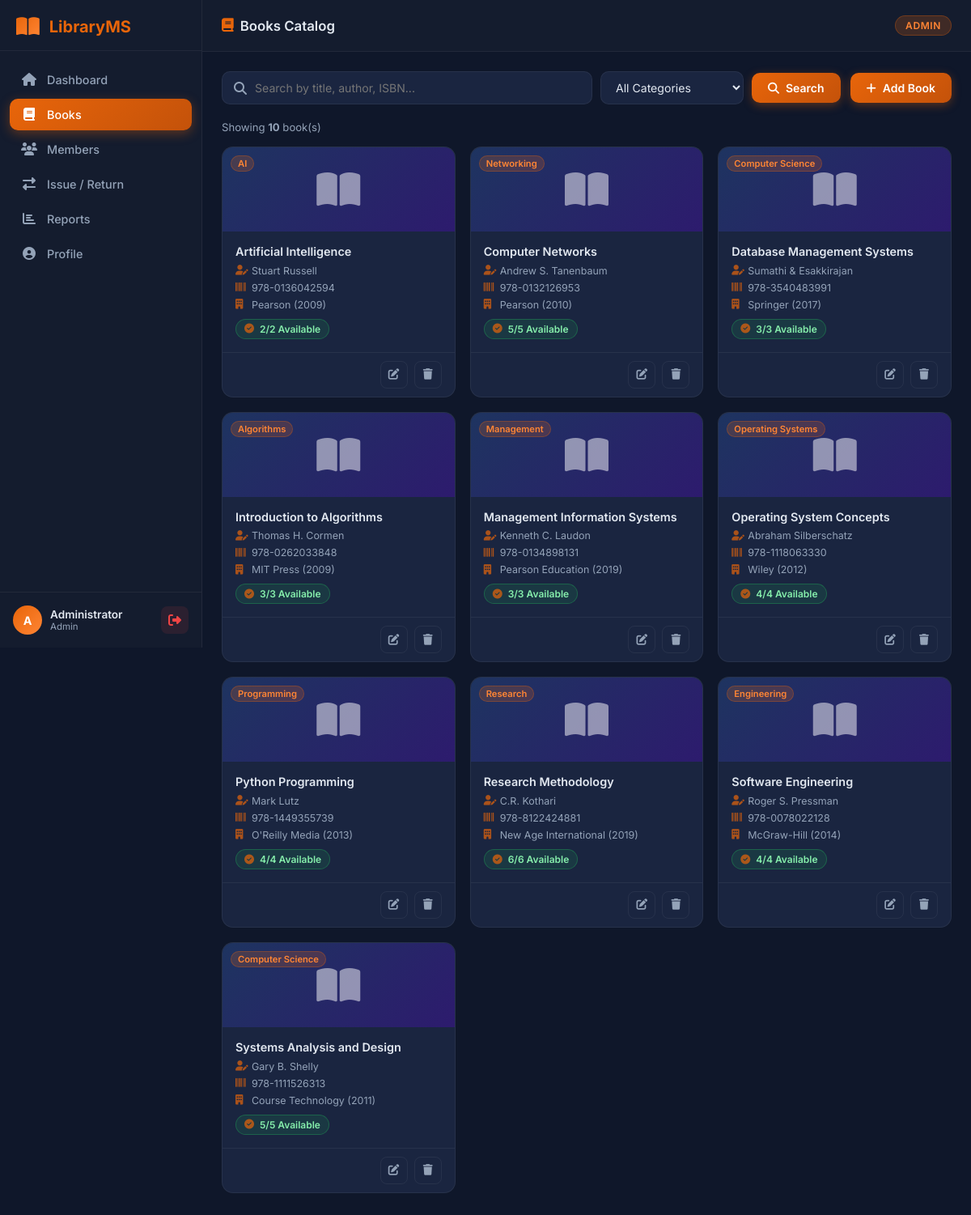
The page /books (signed in) on the database as committed earlier.
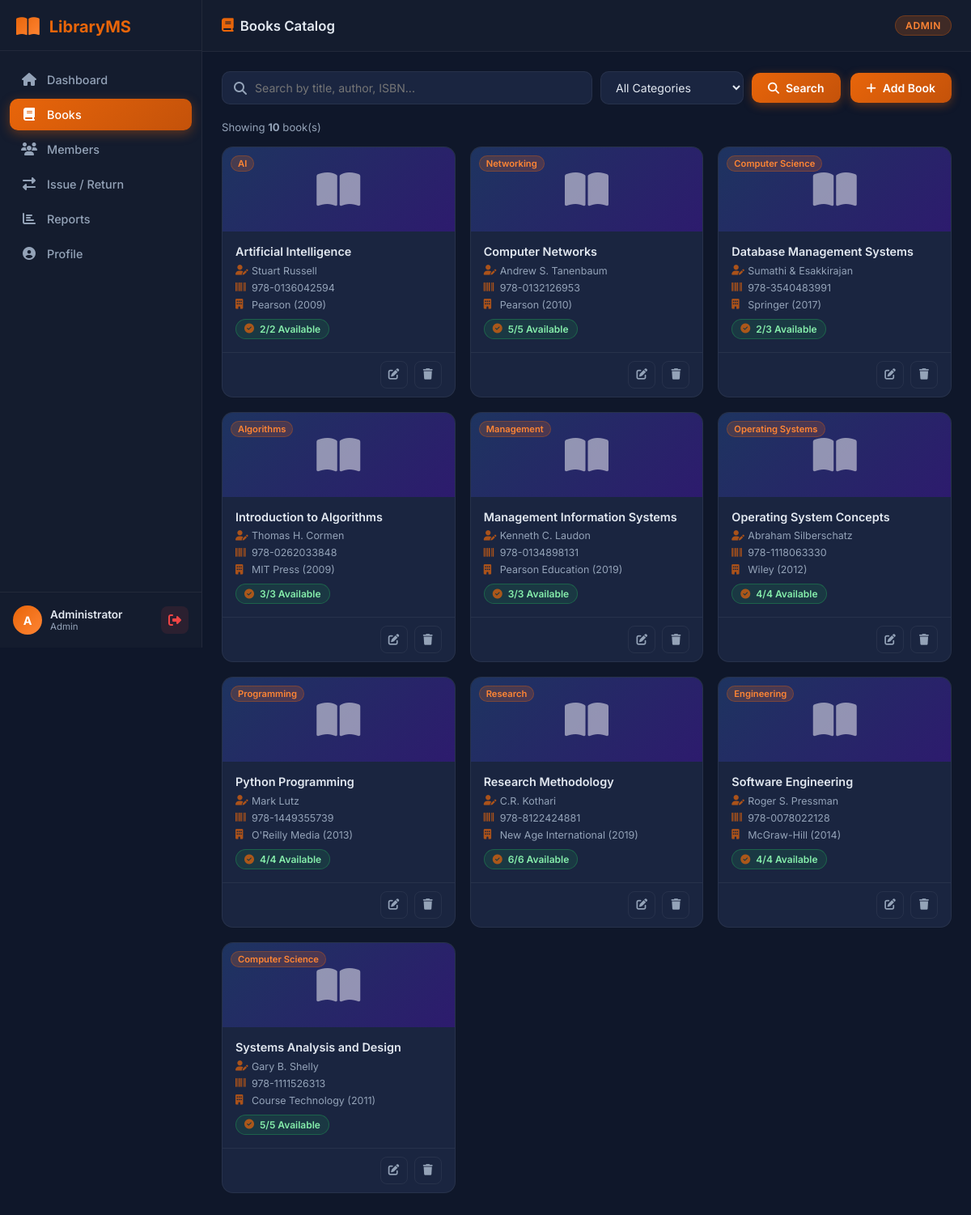
The same page on the database as committed later.
### tables this page shows
CREATE TABLE books (
            id INTEGER PRIMARY KEY AUTOINCREMENT,
            title TEXT NOT NULL,
            author TEXT NOT NULL,
            isbn TEXT UNIQUE,
            category TEXT,
            publisher TEXT,
            year INTEGER,
            total_copies INTEGER DEFAULT 1,
            available_copies INTEGER DEFAULT 1,
            description TEXT,
            added_date TEXT DEFAULT CURRENT_DATE
        );

### app.py (the view)
@app.route('/books')
@login_required
def books():
    q = request.args.get('q', '')
    cat = request.args.get('category', '')
    conn = get_db()
    query = 'SELECT * FROM books WHERE 1=1'
    params = []
    if q:
        query += ' AND (title LIKE ? OR author LIKE ? OR isbn LIKE ?)'
        params += [f'%{q}%', f'%{q}%', f'%{q}%']
    if cat:
        query += ' AND category = ?'
        params.append(cat)
    query += ' ORDER BY title'
    all_books = conn.execute(query, params).fetchall()
    categories = conn.execute('SELECT DISTINCT category FROM books ORDER BY category').fetchall()
    conn.close()
    return render_template('books.html', books=all_books, categories=categories, q=q, selected_cat=cat)

### app.py (called while the page is built)
def get_db():
    conn = sqlite3.connect(DATABASE)
    conn.row_factory = sqlite3.Row
    return conn

def login_required(f):
    @wraps(f)
    def decorated(*args, **kwargs):
        if 'user_id' not in session:
            flash('Please login to continue.', 'warning')
            return redirect(url_for('login'))
        return f(*args, **kwargs)
    return decorated

### templates/books.html (shortened to what this page needs)
{% extends 'base.html' %}
{% block page_title %}<i class="fas fa-book"></i> Books Catalog{% endblock %}
{% block content %}
<div class="page-actions">
    <form class="search-form" method="GET">
        <div class="search-bar">
            <i class="fas fa-search"></i>
            <input type="text" name="q" placeholder="Search by title, author, ISBN..." value="{{ q }}">
        </div>
        <select name="category" class="filter-select">
            <option value="">All Categories</option>
        </select>
        <button type="submit" class="btn-primary"><i class="fas fa-search"></i> Search</button>
    </form>
    {% if session.role == 'admin' %}
    <a href="{{ url_for('add_book') }}" class="btn-primary"><i class="fas fa-plus"></i> Add Book</a>
    {% endif %}
</div>
<div class="results-info">
    Showing <strong>{{ books|length }}</strong> book(s)
</div>
<div class="books-grid">
    {% for book in books %}
    <div class="book-card">
        <div class="book-cover">
            <i class="fas fa-book-open"></i>
            <span class="book-cat-badge">{{ book.category or 'General' }}</span>
        </div>
        <div class="book-info">
            <h3 class="book-title" title="{{ book.title }}">{{ book.title }}</h3>
            <p class="book-author"><i class="fas fa-user-pen"></i> {{ book.author }}</p>
            <p class="book-isbn"><i class="fas fa-barcode"></i> {{ book.isbn or 'N/A' }}</p>
            <p class="book-publisher"><i class="fas fa-building"></i> {{ book.publisher or 'N/A' }} ({{ book.year or '-' }})</p>
            <div class="book-availability">
                <span class="avail-badge {% if book.available_copies > 0 %}avail{% else %}unavail{% endif %}">
                    {% if book.available_copies > 0 %}
                        <i class="fas fa-check-circle"></i> {{ book.available_copies }}/{{ book.total_copies }} Available
                    {% else %}
                        <i class="fas fa-times-circle"></i> Not Available
                    {% endif %}
                </span>
            </div>
        </div>
        {% if session.role == 'admin' %}
        <div class="book-actions">
            <a href="{{ url_for('edit_book', book_id=book.id) }}" class="btn-icon edit" title="Edit"><i class="fas fa-edit"></i></a>
            <form method="POST" action="{{ url_for('delete_book', book_id=book.id) }}" onsubmit="return confirm('Delete this book?')">
                <button type="submit" class="btn-icon delete" title="Delete"><i class="fas fa-trash"></i></button>
            </form>
        </div>
        {% endif %}
    </div>
    {% else %}
    <div class="empty-state">
        <i class="fas fa-book-open"></i>
        <h3>No books found</h3>
        <p>Try a different search term or add new books.</p>
    </div>
    {% endfor %}
</div>
{% endblock %}

Rows that differ between the two databases and show on the page:
changed books "Database Management Systems": available_copies "3" → "2"
